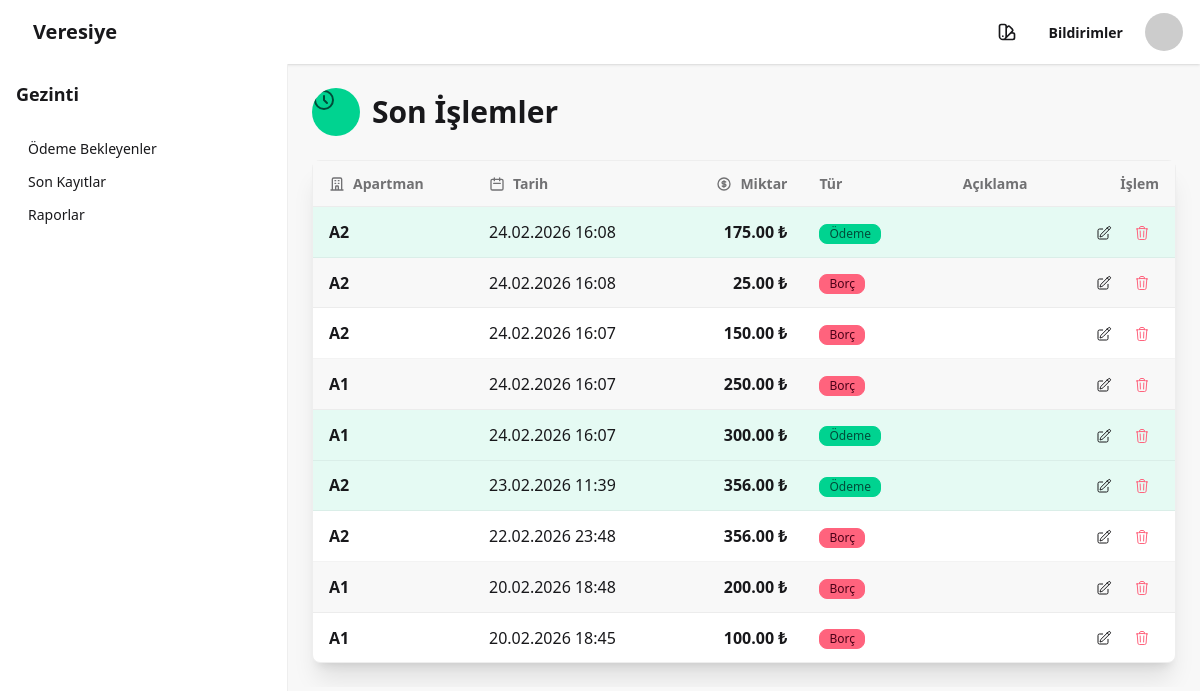
Page /last_transactions/ (signed in) on the earlier database version.
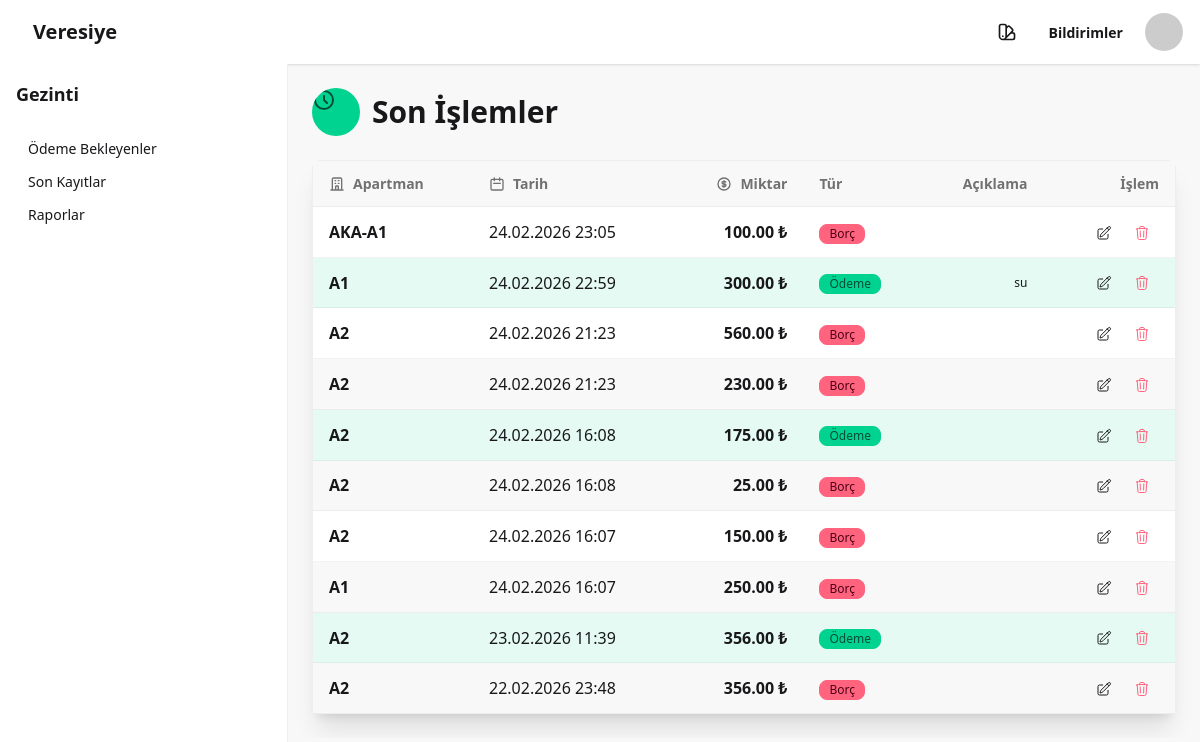
Same page on the later database version.
### main/models.py (models this page shows, shortened)
class Transaction(models.Model):
    apartment = models.ForeignKey(Apartment, on_delete=models.CASCADE, related_name='transactions')
    amount = models.DecimalField(max_digits=10, decimal_places=2)
    is_debt = models.BooleanField(default=False)
    payment_method = models.CharField(max_length=50, blank=True, null=True)
    description = models.TextField(blank=True, null=True)
    date = models.DateTimeField(auto_now_add=True)
    active = models.BooleanField(default=True, blank=True, null=True)
    updated_at = models.DateTimeField(auto_now=True)
    created_by_name = models.ForeignKey(User, on_delete=models.SET_NULL, null=True, related_name='created_transactions')
    updated_by_name = models.ForeignKey(User, on_delete=models.SET_NULL, null=True, related_name='updated_transactions')

class Apartment(models.Model):
    number = models.CharField(max_length=3)
    name = models.CharField(max_length=100 ,blank=True, null=True)
    phone= models.CharField(max_length=20, blank=True, null=True)
    def __str__(self):
        return self.number

### main/views.py (the view)
# urls.py: path('last_transactions/', views.last_transactions, name='last_transactions'),
@login_required
def last_transactions(request):
    transactions = Transaction.objects.filter(active=True).order_by('-updated_at')[:10]
    context = {
        'transactions': transactions,
    }
    return render(request, 'last_transactions.html', context)

### main/templates/last_transactions.html (shortened to what the changed rows need)
{% extends "base.html" %}
{% load humanize %}
{% block content %}
<div class="max-w-7xl mx-auto space-y-6">
    <div class="flex items-center gap-3">
        <h1 class="text-2xl md:text-3xl font-bold text-base-content">Son İşlemler</h1>
    </div>
    <div class="card bg-base-100 shadow-xl border border-base-300">
        <div class="card-body p-0">
            <div class="overflow-x-auto">
                <table class="table table-zebra w-full text-xs sm:text-sm md:text-base">
                    <thead class="bg-base-200">
                        <tr>
                            <th>
                                <div class="flex items-center gap-2">
                                    Apartman
                                </div>
                            </th>
                            <th>
                                <div class="flex items-center gap-2">
                                    <svg xmlns="http://www.w3.org/2000/svg" class="h-4 w-4" fill="none" viewBox="0 0 24 24" stroke="currentColor">
                                        <path stroke-linecap="round" stroke-linejoin="round" stroke-width="2" d="M8 7V3m8 4V3m-9 8h10M5 21h14a2 2 0 002-2V7a2 2 0 00-2-2H5a2 2 0 00-2 2v12a2 2 0 002 2z" />
                                    </svg>
                                    Tarih
                                </div>
                            </th>
                            <th class="text-right">
                                <div class="flex items-center justify-end gap-2">
                                    Miktar
                                </div>
                            </th>
                            <th class="hidden lg:table-cell">Tür</th>
                            <th class="text-right hidden lg:table-cell">Açıklama</th>
                            <th class="text-right">İşlem</th>
                        </tr>
                    </thead>
                    <tbody>
                        {% for transaction in transactions %}
                        <tr class="{% if not transaction.is_debt %}bg-success/10{% endif %} cursor-pointer hover:bg-warning/20 transition-colors duration-150"
                            onclick="window.location.href='{% url 'main:apartment_detail' apartment_number=transaction.apartment.number %}';">
                            <td class="font-semibold">{{ transaction.apartment }}</td>
                            <td>{{ transaction.updated_at|date:"d.m.Y H:i" }}</td>
                            <td class="text-right font-bold">{{ transaction.amount|floatformat:2|intcomma }} ₺</td>
                            <td class="hidden lg:table-cell">
                                <div class="badge {% if transaction.is_debt %}badge-error{% else %}badge-success{% endif %} badge-sm">
                                    {% if transaction.is_debt %}Borç{% else %}Ödeme{% endif %}
                                </div>
                            </td>
                            <td class="hidden lg:table-cell text-right text-xs">{{ transaction.description }}</td>
                            <td class="text-right">
                                <div class="btn-group btn-group-horizontal">
                                    <button class="btn btn-xs btn-ghost tooltip"
                                        hx-get="{% url 'main:htmx_transaction_update' transaction_id=transaction.id transaction_type='update'%}"
                                        hx-target="body"
                                        hx-swap="beforeend"
                                        data-tip="Düzenle"
                                        onclick="event.stopPropagation();">
                                    </button>
                                    <button class="btn btn-xs btn-ghost text-error tooltip"
                                        hx-get="{% url 'main:htmx_transaction_update' transaction_id=transaction.id transaction_type='delete'%}"
                                        hx-target="body"
                                        hx-swap="beforeend"
                                        data-tip="Sil"
                                        onclick="event.stopPropagation();">
                                    </button>
                                </div>
                            </td>
                        </tr>
                        {% endfor %}
                    </tbody>
                </table>
            </div>
        </div>
    </div>
</div>
{% endblock content %}

Differences in the rows shown:
no longer on this page (row unchanged): Transaction: is_debt "Borç"
no longer on this page (row unchanged): Transaction: is_debt "Borç"
added Transaction: is_debt "Borç"
changed Transaction (number 2 of 10 on the later page): updated_at "24.02.2026 16:07" → "24.02.2026 22:59"; description (not shown) → "su"; moves up the list
added Transaction: is_debt "Borç"
added Transaction: is_debt "Borç"
